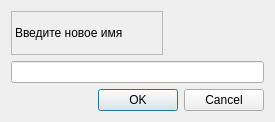
<?xml version="1.0" encoding="UTF-8"?>
<ui version="4.0">
 <class>NameDialog</class>
 <widget class="QDialog" name="NameDialog">
  <property name="geometry">
   <rect>
    <x>0</x>
    <y>0</y>
    <width>275</width>
    <height>122</height>
   </rect>
  </property>
  <property name="windowTitle">
   <string>Dialog</string>
  </property>
  <layout class="QVBoxLayout" name="verticalLayout_2">
   <item>
    <layout class="QVBoxLayout" name="verticalLayout">
     <item>
      <layout class="QHBoxLayout" name="horizontalLayout" stretch="6,4">
       <item>
        <widget class="QLabel" name="label">
         <property name="frameShape">
          <enum>QFrame::StyledPanel</enum>
         </property>
         <property name="text">
          <string>Введите новое имя</string>
         </property>
        </widget>
       </item>
       <item>
        <spacer name="horizontalSpacer">
         <property name="orientation">
          <enum>Qt::Horizontal</enum>
         </property>
         <property name="sizeHint" stdset="0">
          <size>
           <width>40</width>
           <height>20</height>
          </size>
         </property>
        </spacer>
       </item>
      </layout>
     </item>
     <item>
      <widget class="QLineEdit" name="nameEdit"/>
     </item>
     <item>
      <widget class="QDialogButtonBox" name="buttonBox">
       <property name="orientation">
        <enum>Qt::Horizontal</enum>
       </property>
       <property name="standardButtons">
        <set>QDialogButtonBox::Cancel|QDialogButtonBox::Ok</set>
       </property>
      </widget>
     </item>
    </layout>
   </item>
  </layout>
 </widget>
 <resources/>
 <connections>
  <connection>
   <sender>buttonBox</sender>
   <signal>accepted()</signal>
   <receiver>NameDialog</receiver>
   <slot>accept()</slot>
   <hints>
    <hint type="sourcelabel">
     <x>248</x>
     <y>254</y>
    </hint>
    <hint type="destinationlabel">
     <x>157</x>
     <y>274</y>
    </hint>
   </hints>
  </connection>
  <connection>
   <sender>buttonBox</sender>
   <signal>rejected()</signal>
   <receiver>NameDialog</receiver>
   <slot>reject()</slot>
   <hints>
    <hint type="sourcelabel">
     <x>316</x>
     <y>260</y>
    </hint>
    <hint type="destinationlabel">
     <x>286</x>
     <y>274</y>
    </hint>
   </hints>
  </connection>
 </connections>
</ui>
